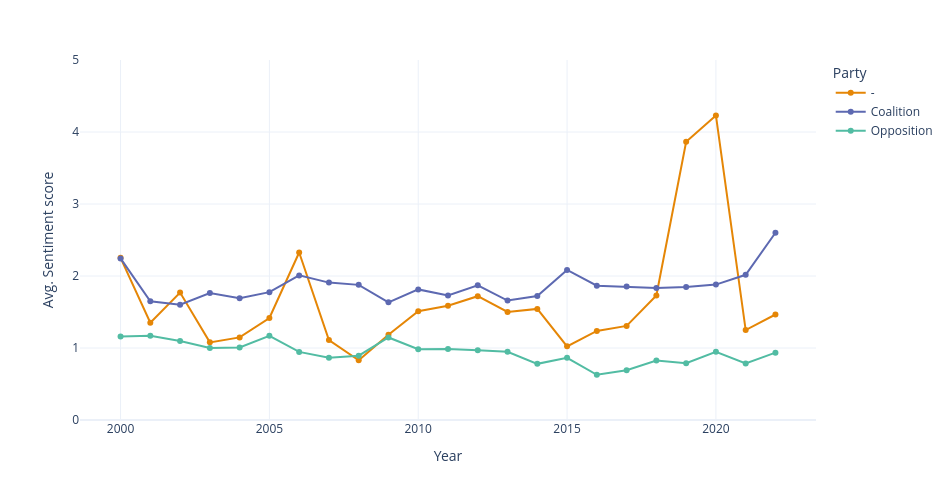

Notebook source saved alongside this figure:
### Markdown cell above
The violin plot illustrates the distribution of numerical sentiment scores across different party statuses. As seen in the heatmap above, Opposition speeches are mainly centred around negative sentiment values (median = 0.33). A similar pattern is observed for Non-aligned ("-") (median = 0.57). In contrast, sentiment scores for Coalition speeches appear somewhat more widely distributed, though the median remains relatively negative (median: “–” = 1.49).

### Code cell
#Party status x average sentiment score (across years)
# Plot sample trends per "Month", use "Year" for better full dataset visualisations

status_term = df.groupby(["Party_status", "Year"]).agg({"Senti_n":"mean"}).reset_index()
status_term
fig=px.line(status_term, x="Year", y="Senti_n", color="Party_status", markers=True, 
            color_discrete_sequence=px.colors.qualitative.Vivid)
fig.update_layout(
    height=500,  
    width=950,
    yaxis=dict(range=[0, 5]),

    yaxis_title='Avg. Sentiment score',
    legend_title='Party',
    template='plotly_white'
)
fig.show()

### Figure 1 — Plotly figure (JSON) as saved in the notebook; plotly's stock layout.template omitted (floating-point values rounded to 4 significant figures)
{"data": [{"hovertemplate": "Party_status=-<br>Year=%{x}<br>Senti_n=%{y}<extra></extra>", "legendgroup": "-", "line": {"color": "rgb(229, 134, 6)", "dash": "solid"}, "marker": {"symbol": "circle"}, "mode": "lines+markers", "name": "-", "orientation": "v", "showlegend": true, "type": "scatter", "x": [2000, 2001, 2002, 2003, 2004, 2005, 2006, 2007, 2008, 2009, 2010, 2011, 2012, 2013, 2014, 2015, 2016, 2017, 2018, 2019, 2020, 2021, 2022], "xaxis": "x", "y": [2.252, 1.352, 1.77, 1.078, 1.147, 1.417, 2.327, 1.111, 0.8287, 1.184, 1.511, 1.586, 1.719, 1.5, 1.543, 1.023, 1.237, 1.307, 1.73, 3.864, 4.229, 1.249, 1.465], "yaxis": "y"}, {"hovertemplate": "Party_status=Coalition<br>Year=%{x}<br>Senti_n=%{y}<extra></extra>", "legendgroup": "Coalition", "line": {"color": "rgb(93, 105, 177)", "dash": "solid"}, "marker": {"symbol": "circle"}, "mode": "lines+markers", "name": "Coalition", "orientation": "v", "showlegend": true, "type": "scatter", "x": [2000, 2001, 2002, 2003, 2004, 2005, 2006, 2007, 2008, 2009, 2010, 2011, 2012, 2013, 2014, 2015, 2016, 2017, 2018, 2019, 2020, 2021, 2022], "xaxis": "x", "y": [2.244, 1.649, 1.601, 1.764, 1.691, 1.776, 2.008, 1.908, 1.877, 1.634, 1.814, 1.728, 1.871, 1.659, 1.721, 2.085, 1.866, 1.853, 1.833, 1.847, 1.881, 2.017, 2.601], "yaxis": "y"}, {"hovertemplate": "Party_status=Opposition<br>Year=%{x}<br>Senti_n=%{y}<extra></extra>", "legendgroup": "Opposition", "line": {"color": "rgb(82, 188, 163)", "dash": "solid"}, "marker": {"symbol": "circle"}, "mode": "lines+markers", "name": "Opposition", "orientation": "v", "showlegend": true, "type": "scatter", "x": [2000, 2001, 2002, 2003, 2004, 2005, 2006, 2007, 2008, 2009, 2010, 2011, 2012, 2013, 2014, 2015, 2016, 2017, 2018, 2019, 2020, 2021, 2022], "xaxis": "x", "y": [1.158, 1.171, 1.097, 1.0, 1.008, 1.169, 0.9457, 0.8655, 0.8934, 1.146, 0.9821, 0.9854, 0.9674, 0.9481, 0.78, 0.864, 0.6277, 0.6914, 0.8252, 0.7895, 0.9462, 0.7862, 0.9352], "yaxis": "y"}], "layout": {"height": 500, "legend": {"title": {"text": "Party"}, "tracegroupgap": 0}, "margin": {"t": 60}, "width": 950, "xaxis": {"anchor": "y", "domain": [0, 1], "title": {"text": "Year"}}, "yaxis": {"anchor": "x", "domain": [0, 1], "range": [0, 5], "title": {"text": "Avg. Sentiment score"}}}}
